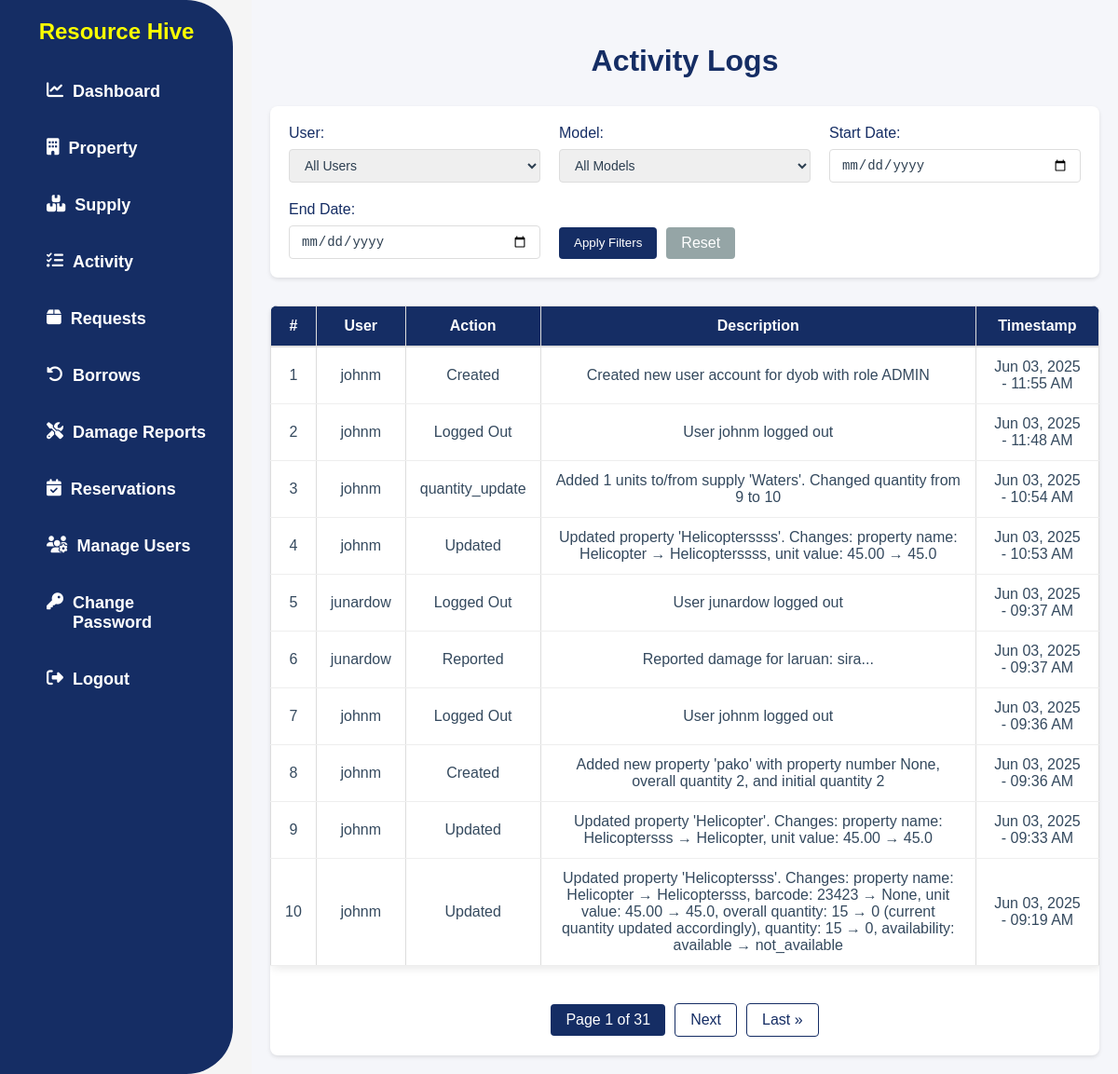
Screenshot of /activity/ (signed in) with the database file from the repository.
### app/models.py (models this page shows, shortened)
class ActivityLog(models.Model):
    ACTION_CHOICES = [
        ('create', 'Created'),
        ('update', 'Updated'),
        ('delete', 'Deleted'),
        ('login', 'Logged In'),
        ('logout', 'Logged Out'),
        ('view', 'Viewed'),
        ('request', 'Requested'),
        ('approve', 'Approved'),
        ('reject', 'Rejected'),
        ('borrow', 'Borrowed'),
        ('return', 'Returned'),
        ('report', 'Reported'),
    ]
    user = models.ForeignKey(User, on_delete=models.SET_NULL, null=True, blank=True)
    action = models.CharField(max_length=10, choices=ACTION_CHOICES)
    model_name = models.CharField(max_length=100)
    object_repr = models.CharField(max_length=255)
    description = models.TextField(blank=True, null=True)
    timestamp = models.DateTimeField(auto_now_add=True)
    class Meta:
        ordering = ['-timestamp']

### app/views.py (the view)
# urls.py: path('activity/', ActivityPageView.as_view(), name='activity'),
class ActivityPageView(PermissionRequiredMixin, ListView):
    model = ActivityLog
    template_name = 'app/activity.html'
    permission_required = 'app.view_admin_module'
    permission_denied_message = "You do not have permission to view the activity log."
    context_object_name = 'activitylog_list'
    paginate_by = 10
    def get_queryset(self):
        queryset = ActivityLog.objects.all().order_by('-timestamp')
        user_filter = self.request.GET.get('user')
        model_filter = self.request.GET.get('model')
        start_date = self.request.GET.get('start_date')
        end_date = self.request.GET.get('end_date')
        if user_filter:
            queryset = queryset.filter(user_id=user_filter)
        if model_filter:
            queryset = queryset.filter(model_name=model_filter)
        if start_date:
            queryset = queryset.filter(timestamp__date__gte=start_date)
        if end_date:
            queryset = queryset.filter(timestamp__date__lte=end_date)
        category = self.request.GET.get('category')
        if category:
            queryset = queryset.filter(model_name=category)
        return queryset
    def get_context_data(self, **kwargs):
        context = super().get_context_data(**kwargs)
        context['users'] = User.objects.all()
        models = ActivityLog.objects.values_list('model_name', flat=True).distinct()
        context['models'] = sorted(set(models))  # Convert to set to ensure uniqueness and sort
        context['current_category'] = self.request.GET.get('category', '')
        return context

### app/templates/app/activity.html (shortened to what this page needs)
{% load static %}
<!DOCTYPE html>
<html lang="en">
<head>
    <link rel="stylesheet" href="{% static 'css/style.css' %}">
    <link rel="stylesheet" href="https://cdnjs.cloudflare.com/ajax/libs/font-awesome/6.4.2/css/all.min.css">
</head>
<body>
    {% block content %}
    {% include 'app/navbar.html' %}
    <div class="actlog-page">
        <h2 class="actlog-title">Activity Logs</h2>
        <div class="actlog-filter-section">
            <form method="get" class="actlog-filter-form">
                <div class="actlog-filter-group">
                    <label for="user">User:</label>
                    <select name="user" id="user">
                        <option value="">All Users</option>
                    </select>
                </div>
                <div class="actlog-filter-group">
                    <label for="model">Model:</label>
                    <select name="model" id="model">
                        <option value="">All Models</option>
                    </select>
                </div>
                <div class="actlog-filter-group">
                    <label for="start_date">Start Date:</label>
                    <input type="date" name="start_date" id="start_date" value="{{ request.GET.start_date }}">
                </div>
                <div class="actlog-filter-group">
                    <label for="end_date">End Date:</label>
                    <input type="date" name="end_date" id="end_date" value="{{ request.GET.end_date }}">
                </div>
                <div class="actlog-filter-buttons">
                    <button type="submit" class="actlog-filter-submit">Apply Filters</button>
                    <a href="{% url 'activity' %}" class="actlog-filter-reset">Reset</a>
                </div>
            </form>
        </div>
        <div class="actlog-table-container">
            <table class="actlog-table">
                <thead>
                    <tr>
                        <th>#</th>
                        <th>User</th>
                        <th>Action</th>
                        <th>Description</th>
                        <th>Timestamp</th>
                    </tr>
                </thead>
                <tbody>
                    {% for log in activitylog_list %}
                    <tr>
                        <td>{{ page_obj.start_index|add:forloop.counter0 }}</td>
                        <td>{{ log.user.username }}</td>
                        <td>{{ log.get_action_display }}</td>
                        <td>{{ log.description }}</td>
                        <td>{{ log.timestamp|date:"M d, Y - h:i A" }}</td>
                    </tr>
                    {% empty %}
                    <tr>
                        <td colspan="5" class="actlog-empty">No activity logs available.</td>
                    </tr>
                    {% endfor %}
                </tbody>
            </table>
            {% if is_paginated %}
            <div class="actlog-pagination">
                <span class="current">
                    Page {{ page_obj.number }} of {{ page_obj.paginator.num_pages }}
                </span>
                {% if page_obj.has_next %}
                    <a href="?page={{ page_obj.next_page_number }}">Next</a>
                    <a href="?page={{ page_obj.paginator.num_pages }}">Last &raquo;</a>
                {% endif %}
            </div>
            {% endif %}
        </div>
    </div>
    {% endblock content %}
</body>
</html>

### static/css/style.css (style rules this page uses)
body { font-family: Arial, sans-serif; margin: 0; padding: 0; background-color: whitesmoke; }
.actlog-page { padding: 20px; margin-left: 270px; background-color: #f5f6fa; min-height: 100vh; }
.actlog-title { color: #152d64; margin-bottom: 30px; font-size: 32px; font-weight: 600; text-align: center; }
.actlog-filter-section { background: white; padding: 20px; border-radius: 8px; box-shadow: 0 2px 4px rgba(0, 0, 0, 0.1); margin-bottom: 30px; }
.actlog-filter-form { display: grid; grid-template-columns: repeat(auto-fit, minmax(200px, 1fr)); gap: 20px; align-items: end; }
.actlog-filter-group { display: flex; flex-direction: column; }
.actlog-filter-group label { font-weight: 500; margin-bottom: 8px; color: #152d64; }
.actlog-filter-group select, .actlog-filter-group input[type="date"] { padding: 8px 12px; border: 1px solid #ddd; border-radius: 4px; font-size: 14px; color: #2c3e50; }
.actlog-filter-buttons { display: flex; gap: 10px; }
.actlog-filter-submit { background-color: #152d64; color: white; border: none; padding: 8px 16px; border-radius: 4px; cursor: pointer; font-weight: 500; transition: background-color 0.2s; }
.actlog-filter-reset { background-color: #95a5a6; color: white; border: none; padding: 8px 16px; border-radius: 4px; cursor: pointer; font-weight: 500; transition: background-color 0.2s; text-decoration: none; }
.actlog-table-container { background: white; border-radius: 8px; box-shadow: 0 2px 4px rgba(0, 0, 0, 0.1); overflow: hidden; }
.actlog-table { width: 100%; border-collapse: collapse; }
.actlog-table th { background-color: #152d64; padding: 12px 15px; text-align: center; font-weight: 600; color: white; border-bottom: 2px solid #ddd; }
.actlog-table td { padding: 12px 15px; border-bottom: 1px solid #eee; color: #34495e; }
.actlog-pagination { display: flex; justify-content: center; align-items: center; gap: 10px; padding: 20px; margin-top: 20px; }
.actlog-pagination a { color: #152d64; text-decoration: none; padding: 8px 16px; border: 1px solid #152d64; border-radius: 4px; transition: all 0.3s ease; font-weight: 500; }
.actlog-pagination .current { background-color: #152d64; color: white; padding: 8px 16px; border-radius: 4px; font-weight: 500; }
table { width: 100%; border-collapse: collapse; background: white; box-shadow: 2px 2px 10px rgba(0, 0, 0, 0.1); }
th, td { padding: 8px 12px; text-align: center; border: 1px solid #ddd; }
th { background-color: #152d64; color: white; font-weight: bold; }
td { color: #333; }
span { font-weight: bolder; }

### rows the page displays
ActivityLog: start_index|add "1", user.username "johnm", action "Created", description "Created new user account for dyob with role ADMIN", timestamp "Jun 03, 2025 - 11:55 AM"
ActivityLog: start_index|add "2", user.username "johnm", action "Logged Out", description "User johnm logged out", timestamp "Jun 03, 2025 - 11:48 AM"
ActivityLog: start_index|add "3", user.username "johnm", action "quantity_update", description "Added 1 units to/from supply 'Waters'. Changed quantity from 9 to 10", timestamp "Jun 03, 2025 - 10:54 AM"
ActivityLog: start_index|add "4", user.username "johnm", action "Updated", description "Updated property 'Helicopterssss'. Changes: property name: Helicopter → Helicopterssss, unit value: 45.00 → 45.0", timestamp "Jun 03, 2025 - 10:53 AM"
ActivityLog: start_index|add "5", user.username "junardow", action "Logged Out", description "User junardow logged out", timestamp "Jun 03, 2025 - 09:37 AM"
ActivityLog: start_index|add "6", user.username "junardow", action "Reported", description "Reported damage for laruan: sira...", timestamp "Jun 03, 2025 - 09:37 AM"
ActivityLog: start_index|add "7", user.username "johnm", action "Logged Out", description "User johnm logged out", timestamp "Jun 03, 2025 - 09:36 AM"
ActivityLog: start_index|add "8", user.username "johnm", action "Created", description "Added new property 'pako' with property number None, overall quantity 2, and initial quantity 2", timestamp "Jun 03, 2025 - 09:36 AM"
ActivityLog: start_index|add "9", user.username "johnm", action "Updated", description "Updated property 'Helicopter'. Changes: property name: Helicoptersss → Helicopter, unit value: 45.00 → 45.0", timestamp "Jun 03, 2025 - 09:33 AM"
ActivityLog: start_index|add "10", user.username "johnm", action "Updated", description "Updated property 'Helicoptersss'. Changes: property name: Helicopter → Helicoptersss, barcode: 23423 → None, unit value: 45.00 → 45.0, overall quantity: 15 → 0 (current quantity updated accordingly), quantity: 15 → 0, availability: available → not_available", timestamp "Jun 03, 2025 - 09:19 AM"

### other values shown
{{ page_obj.number }} "1"
{{ page_obj.paginator.num_pages }} "31"
